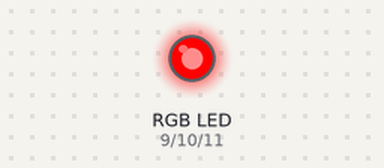
The sketch below on a simulated Arduino Uno, built with avr-gcc and run on an emulated ATmega328P. Shown: an RGB LED mixed from three pins (HIGH = lit). What the sketch prints to the serial monitor is not drawn.

Above: at 0.1 s.
Timing chart, 0 to 1.6 s (numbered marks = the images above):
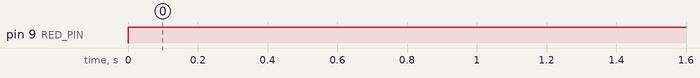

Measured:
- by itself, pin 9 (RED_PIN): LOW → HIGH at 0.00 s

The sketch:

Aurora_Gesture_Lamp.ino
```cpp
#include <Wire.h>
#include <Adafruit_APDS9960.h>

// Includi la libreria per controllare il sensore di gesti
Adafruit_APDS9960 apds;

// Pin per la striscia LED RGB
#define RED_PIN 9
#define GREEN_PIN 10
#define BLUE_PIN 11

// Variabili per il colore attuale
int redValue = 255;
int greenValue = 0;
int blueValue = 0;

void setup() {
  // Imposta i pin dei LED come output
  pinMode(RED_PIN, OUTPUT);
  pinMode(GREEN_PIN, OUTPUT);
  pinMode(BLUE_PIN, OUTPUT);

  // Inizializza il monitor seriale
  Serial.begin(9600);

  // Inizializza il sensore APDS-9960
  if (!apds.begin()) {
    Serial.println("Errore: sensore APDS-9960 non trovato");
    while (1);
  }
  apds.enableGesture(true); // Abilita il riconoscimento dei gesti

  Serial.println("Sensore pronto! Fai un gesto sopra di esso.");
}

void loop() {
  // Variabile per rilevare il tipo di gesto
  uint8_t gesture = apds.readGesture();

  // Controlla il gesto
  if (gesture == APDS9960_UP) {
    Serial.println("Gesto: Su");
    incrementRed();
  } else if (gesture == APDS9960_DOWN) {
    Serial.println("Gesto: Giù");
    incrementGreen();
  } else if (gesture == APDS9960_LEFT) {
    Serial.println("Gesto: Sinistra");
    incrementBlue();
  } else if (gesture == APDS9960_RIGHT) {
    Serial.println("Gesto: Destra");
    resetColors();
  }

  // Aggiorna i valori RGB sul LED
  updateLED();
}

void incrementRed() {
  redValue = (redValue + 50) % 256;
}

void incrementGreen() {
  greenValue = (greenValue + 50) % 256;
}

void incrementBlue() {
  blueValue = (blueValue + 50) % 256;
}

void resetColors() {
  redValue = 255;
  greenValue = 0;
  blueValue = 0;
}

void updateLED() {
  analogWrite(RED_PIN, redValue);
  analogWrite(GREEN_PIN, greenValue);
  analogWrite(BLUE_PIN, blueValue);
}
```
